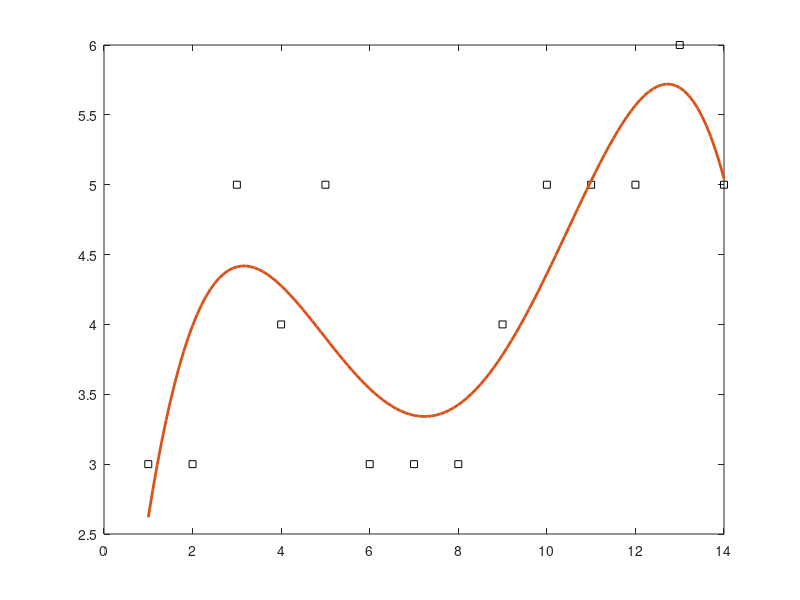

Reproduce this figure in MATLAB.
clear all;

x = (1:1:14)';
y = [3 3 5 4 5 3 3 3 4 5 5 5 6 5]';
n = 4;

for i = 1:1:(n+1)
  B(i) = sum(y.*(x.^(n-i+1)));
end

for i = 1:1:(n+1)
  for j = 1:1:(n+1)
    A(i,j) = sum(x.^(2*n-i-j+2));
  end
end


X = A^(-1) * B';
x2 = (1:0.1:14)';
y2 = zeros(length(x2), 1);

for i = 1:1:(n+1)
  y2 = y2 + X(i)*x2.^(n-i+1);
end

plot(x, y,'s','MarkerEdgeColor','k','MarkerSize',5, x2,y2,'-','LineWidth',2)